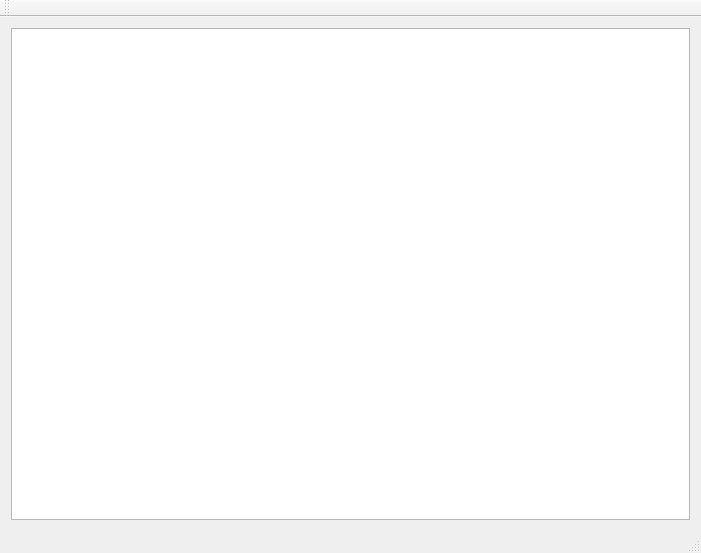
<?xml version="1.0" encoding="UTF-8"?>
<ui version="4.0">
 <class>MainWindow</class>
 <widget class="QMainWindow" name="MainWindow">
  <property name="geometry">
   <rect>
    <x>0</x>
    <y>0</y>
    <width>701</width>
    <height>553</height>
   </rect>
  </property>
  <property name="windowTitle">
   <string>MainWindow</string>
  </property>
  <widget class="QWidget" name="centralWidget">
   <layout class="QHBoxLayout" name="horizontalLayout">
    <item>
     <widget class="QPlainTextEdit" name="edit"/>
    </item>
   </layout>
  </widget>
  <widget class="QToolBar" name="toolbar">
   <attribute name="toolBarArea">
    <enum>TopToolBarArea</enum>
   </attribute>
   <attribute name="toolBarBreak">
    <bool>false</bool>
   </attribute>
  </widget>
  <widget class="QStatusBar" name="statusBar"/>
 </widget>
 <layoutdefault spacing="6" margin="11"/>
 <resources/>
 <connections/>
</ui>
